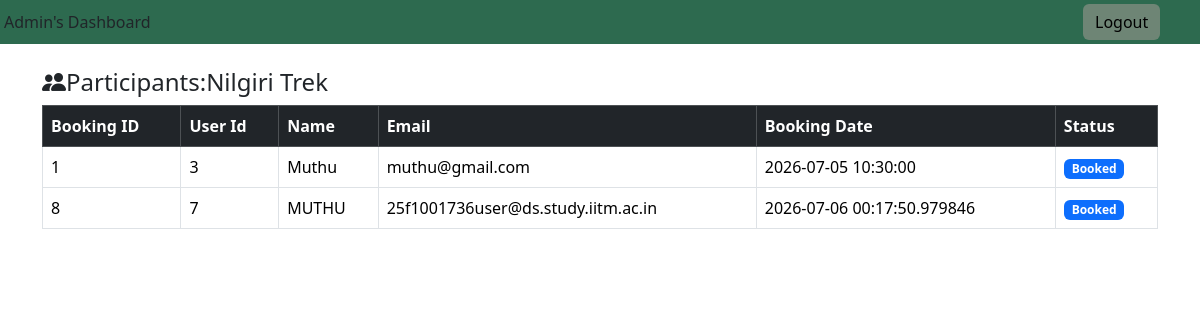
Page /staff/participants/101 (signed in) on the committed database.
### models.py (models this page shows)
class Trek(db.Model):
    Trek_Id=db.Column(db.Integer,primary_key=True,nullable=False)
    Trek_Name=db.Column(db.String(100),nullable=False)
    Location=db.Column(db.String(100),nullable=False)
    Duration=db.Column(db.Integer,nullable=False)
    Difficulty=db.Column(db.String(100),nullable=False)
    Price=db.Column(db.Integer,nullable=False)
    Total_Slots=db.Column(db.Integer,nullable=False)
    Staff_Id=db.Column(db.Integer,db.ForeignKey('user.Id'),nullable=True)
    Status=db.Column(db.String(100),nullable=False)
    Start_Date=db.Column(db.Date,nullable=False)
    End_Date=db.Column(db.Date,nullable=False)
    Description=db.Column(db.Text,nullable=True)
    bookings=db.relationship('Book',backref='trek')
    Available_Slots=db.Column(db.Integer,nullable=False)
    staff = db.relationship('User', foreign_keys=[Staff_Id])

class Book(db.Model):
    booking_id=db.Column(db.Integer,primary_key=True)
    User_Id=db.Column(db.Integer,db.ForeignKey('user.Id'),nullable=False)
    Trek_Id=db.Column(db.Integer,db.ForeignKey('trek.Trek_Id'),nullable=False)
    Booking_Date=db.Column(db.DateTime,nullable=False,default=dt.now)
    Status=db.Column(db.String(100),nullable=False)

class User(db.Model):
    Id=db.Column(db.Integer,primary_key=True)
    Username=db.Column(db.String(100),unique=False,nullable=False)
    Email=db.Column(db.String(100),unique=True,nullable=False)
    Password=db.Column(db.String(100),unique=False,nullable=False)
    Role=db.Column(db.String(100),nullable=False)
    Status=db.Column(db.String(100),nullable=False)
    bookings=db.relationship('Book',backref='user')

### routes.py (the view)
@app.route("/staff/participants/<int:trek_id>")
def participants(trek_id):
    if "user_id" not in session:
        flash("Please login first.", "danger")
        return redirect(url_for("login"))
    if session["role"] != "Staff":
        flash("Access denied.", "danger")
        return redirect(url_for("login"))
    trek = Trek.query.get_or_404(trek_id)
    if trek.Staff_Id != session["user_id"]:
        flash("You are not assigned to this trek.", "danger")
        return redirect(url_for("my_trek"))
    book=Book.query.filter_by(Trek_Id=trek_id,Status="Booked").all()
    return render_template("staff_participants.html",trek=trek,book=book)

### Templates/staff_participants.html (shortened to what this page needs)
<!DOCTYPE html>
<html>
    <head>
    <link href="https://cdn.jsdelivr.net/npm/bootstrap@5.3.7/dist/css/bootstrap.min.css" rel="stylesheet">
    <link rel="stylesheet" href="https://cdn.jsdelivr.net/npm/bootstrap-icons@1.11.3/font/bootstrap-icons.min.css">
    </head>
    <body>
        <div class="header 	--bs-success-bg-subtle">
        <div style="background-color:#2d6a4f;padding-right:40px;" class="d-flex justify-content-between align-items-center p-1">
            Admin's Dashboard
            <button type="button" style=" color: black  ;background-color: #d5b1b162;float: right;border: none;margin-right: 3%;" class="btn btn-secondary">Logout</button>
        </div>
    </div>
        <div class="container ">
           <h4 class="mt-4 mb-2"><i class="bi bi-people-fill"></i>Participants:{{trek.Trek_Name}}</h4>
        </div>
        <div class="container">
        <div class="row justify-content-center">
        <div class="col-12">
        <table class="table table-hover table-bordered">
            <thead class="table-dark"><tr><th>Booking ID</th><th>User Id</th><th>Name</th><th>Email</th><th>Booking Date</th><th>Status</th></tr></thead>
            <tbody>
                {%  for i in book %}
                <tr>
                <td>
                    {{i.booking_id}}
                </td>
                <td>
                    {{i.User_Id}}
                </td>
                <td>
                    {{i.user.Username}}
                </td>
                <td>
                    {{i.user.Email}}
                </td>
                <td>
                    {{i.Booking_Date}}
                </td>
                <td>
                    {%if i.Status == 'Booked'%}
                    <span class="badge bg-primary">Booked</span>
                    {%else%}
                    <span class="badge bg-danger">not</span>
                    {%endif%}
                </td>
                </tr>
                {%else%}
                <tr>
                    <td colspan="6">
                        <p div class="text-center">No Participants Registered</p>
                    </td>
                </tr>
                {% endfor %}
            </tbody>
        </table>
        </div>
        </div>
        </div>
    </body>
</html>

### rows in the picture
Trek: Trek_Name "Nilgiri Trek"
Book: booking_id "1", User_Id "3", user.Username "Muthu", user.Email "muthu@gmail.com", Booking_Date "2026-07-05 10:30:00", Status "Booked"
Book: booking_id "8", User_Id "7", user.Username "MUTHU", user.Email "25f1001736user@ds.study.iitm.ac.in", Booking_Date "2026-07-06 00:17:50.979846", Status "Booked"
